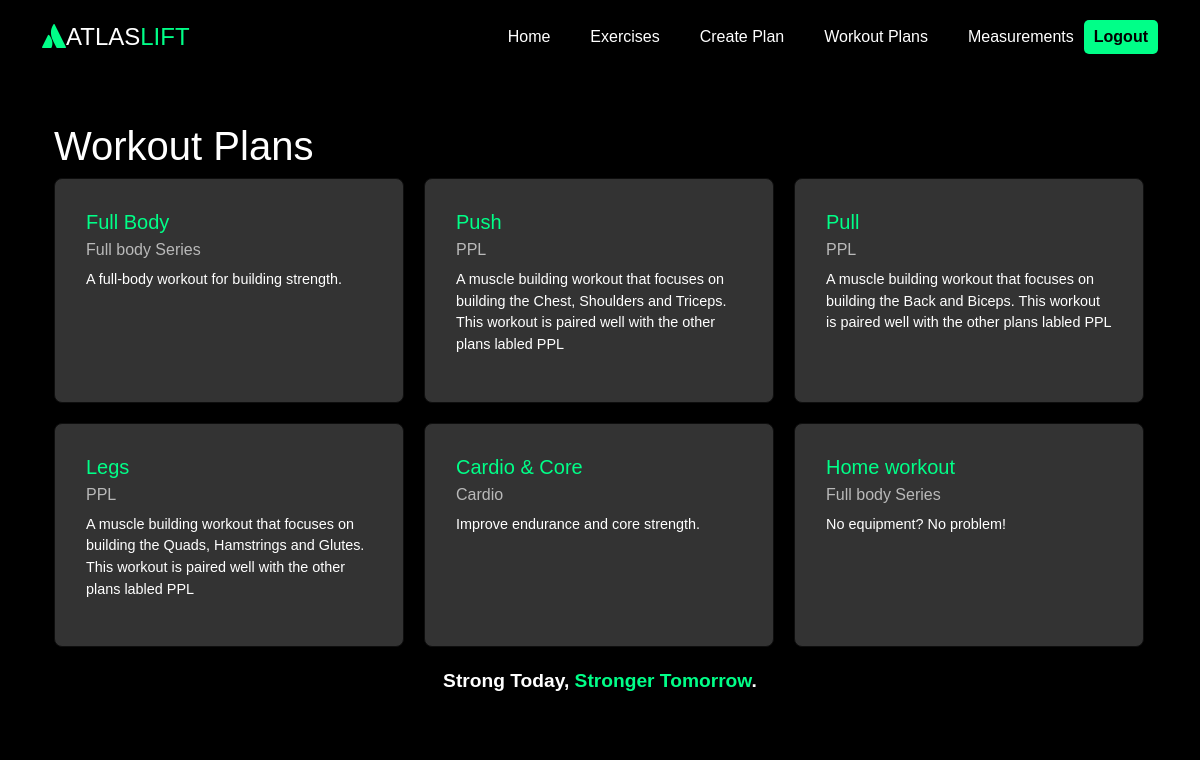
/workout_plans (signed in), run on the app's committed database.
### models.py (models this page shows, shortened)
class WorkoutPlan(db.Model):
    __tablename__ = 'workout_plans'
    id = db.Column(db.Integer, primary_key=True)
    name = db.Column(db.String(100), nullable=False)
    description = db.Column(db.String(255))
    user_id = db.Column(db.Integer, db.ForeignKey('users.id'), nullable=False)
    is_default = db.Column(db.Boolean, default=False)
    group_label = db.Column(db.String(50), nullable=True)
    workout_plan_exercises = db.relationship('WorkoutPlanExercises', back_populates='workout_plan', cascade="all, delete-orphan")

### app.py (the view)
    @app.route('/workout_plans')
    @login_required
    def view_workout_plans():
        workout_plans = WorkoutPlan.query.filter(
        (WorkoutPlan.user_id == current_user.id) | (WorkoutPlan.is_default == True)).all()
        return render_template('workout_plans.html', workout_plans=workout_plans)

### templates/workout_plans.html (shortened to what this page needs)
{% extends 'base.html' %}
{% block content %}
<div class="container">
    <h1>Workout Plans</h1>
    <div class="card-container">
        {% for plan in workout_plans %}
        <a href="{{ url_for('view_workout_plan', id=plan.id) }}" class="card-link">
            <div class="card">
                <div class="card-body">
                    <h5 class="card-title">{{ plan.name }}</h5>
                    <h6 class="card-subtitle">{{ plan.group_label }}</h6>
                    <p class="card-text">
                        {{ plan.description if plan.description else "No description available." }}
                    </p>
                </div>
            </div>
        {% endfor %}
    </div>
</div>
{% endblock %}

### static/styles.css (style rules this page uses)
body { margin: 0; font-family: 'Arial', sans-serif; color: #fff; background-color: #000; display: flex; flex-direction: column; min-height: 100vh; }
a { text-decoration: none; color: inherit; }
.card-container { display: flex; flex-wrap: wrap; gap: 20px; }
.card { width: 350px; height: 100%; border: 1px solid #0e0e0e; border-radius: 8px; background-color: #333333; padding: 15px; box-sizing: border-box; transition: transform 0.3s ease-in-out; }
.card-title { font-size: 1.25em; margin-bottom: 10px; color: #00ff88; }
.card-subtitle { font-size: 1em; color: #b9b9b9; margin-bottom: 10px; }
.card-text { font-size: 0.9em; margin-bottom: 15px; color: #ffffff; }

### data on the page
WorkoutPlan: name "Full Body", group_label "Full body Series", description "A full-body workout for building strength."
WorkoutPlan: name "Push", group_label "PPL", description "A muscle building workout that focuses on building the Chest, Shoulders and Triceps. This workout is paired well with the other plans labled PPL"
WorkoutPlan: name "Pull", group_label "PPL", description "A muscle building workout that focuses on building the Back and Biceps. This workout is paired well with the other plans labled PPL"
WorkoutPlan: name "Legs", group_label "PPL", description "A muscle building workout that focuses on building the Quads, Hamstrings and Glutes. This workout is paired well with the other plans labled PPL"
WorkoutPlan: name "Cardio & Core", group_label "Cardio", description "Improve endurance and core strength."
WorkoutPlan: name "Home workout", group_label "Full body Series", description "No equipment? No problem!"
